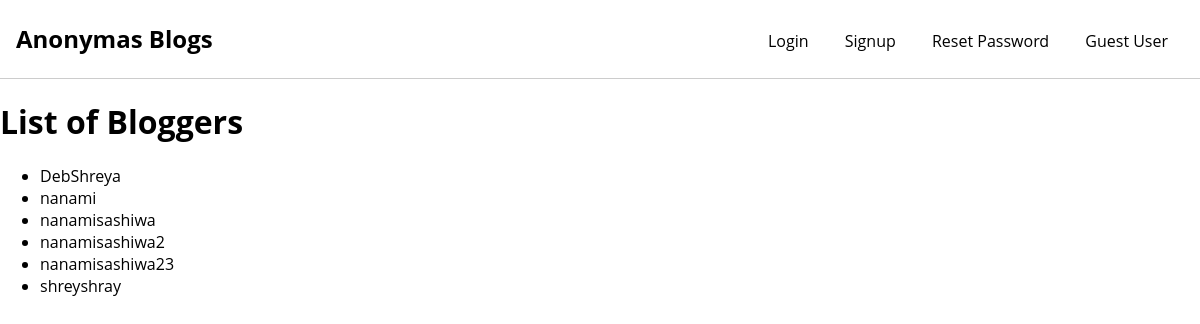
The app's page /blog/bloggers/, older data.
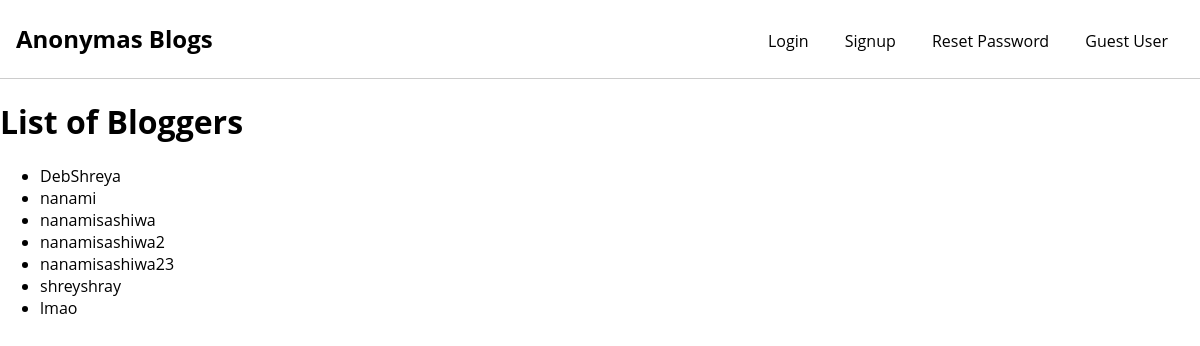
The same page, newer data.
### everything/models.py (models this page shows, shortened)
class Blogger(models.Model):
    name = models.CharField(max_length=100)
    biography = models.TextField()
    user = models.OneToOneField(User, on_delete=models.CASCADE, default="")  # Change the default value as needed

### everything/views.py (the view)
# urls.py: path('blog/bloggers/', views.blogger_list, name='blogger-list'),
def blogger_list(request):
    bloggers = Blogger.objects.all()
    return render(request, 'blogger_list.html', {'bloggers': bloggers})

### everything/templates/blogger_list.html (shortened to what this page needs)
<!DOCTYPE html>
{% load static %}
<html>
<head>
    <link rel="stylesheet" href="{% static "home.css" %}">
</head>
<body>
    <header class="site-header">
        <div class="site-identity">
            <h1><a href="/blog/">Anonymas Blogs</a></h1>
        </div>
        <nav class="site-navigation">
            <ul class="nav">
                {% if user.is_authenticated %}
                        <li class="nav-item"><a class="nav-link" href="{% url 'blog-list' %}">Blogs</a></li>
                        <li class="nav-item"><a class="nav-link" href="{% url 'blogger-list' %}">Bloggers</a></li>
                        <li class="nav-item"><a class="nav-link" href="{% url 'logout' %}">Logout</a></li>
                        <li><b><a href="">{{ user.username }}</a></b></li>
                    {% else %}
                        <li class="nav-item"><a class="nav-link" href="{% url 'login' %}">Login</a></li>
                        <li class="nav-item"><a class="nav-link" href="{% url 'signup' %}">Signup</a></li>
                        <li><a href="{% url 'password_reset' %}">Reset Password</a></li>
                        <li>Guest User</li>
                    {% endif %}
                </ul>
            </nav>
        </header>
    <h1>List of Bloggers</h1>
    <ul>
        {% for blogger in bloggers %}
    <li>{{ blogger.user.username }}</li>
  {% endfor %}
    </ul>
</body>
</html>

Row changes from the older to the newer data that the page shows:
added Blogger: user.username "lmao"
